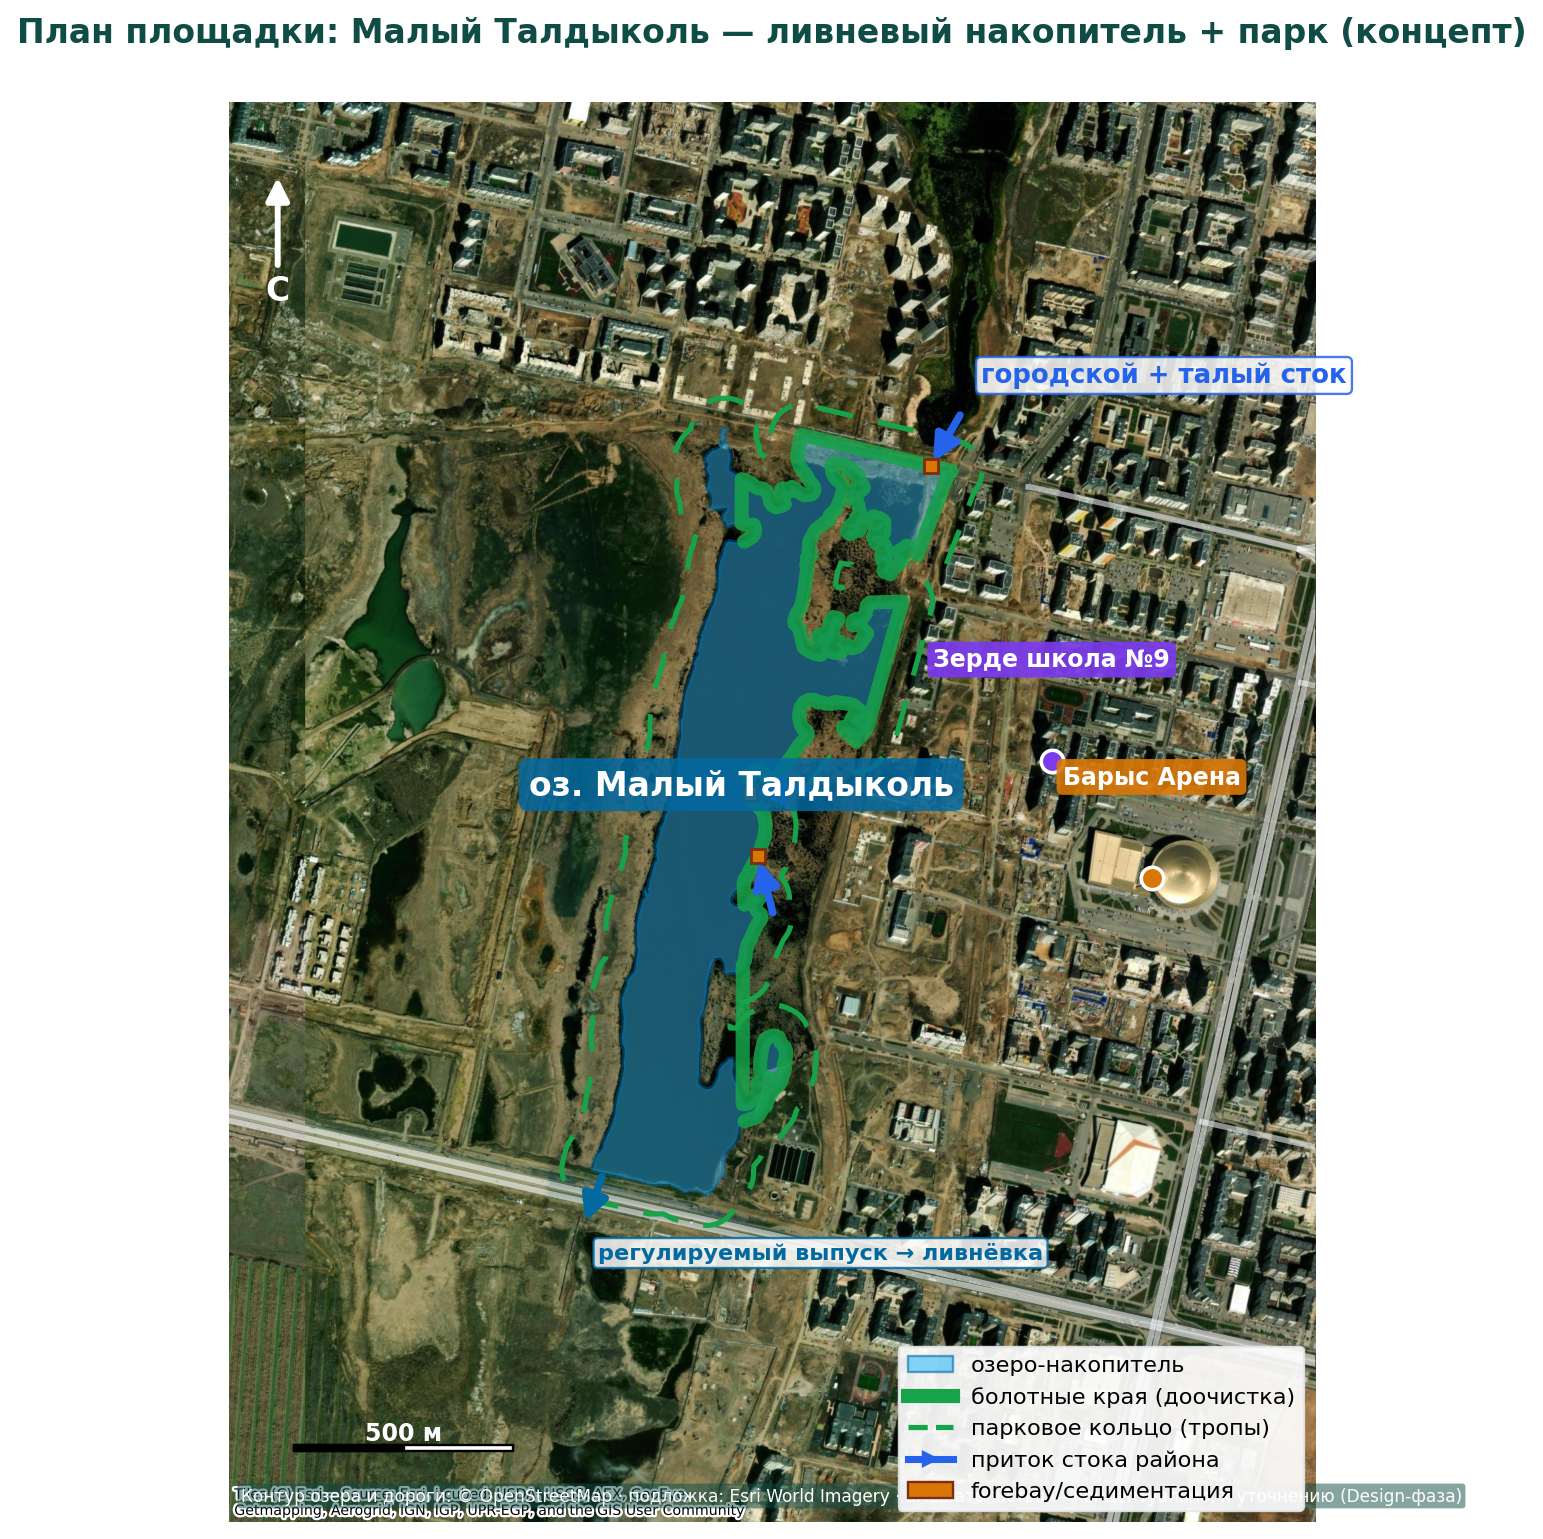

The script that saved this image:
# -*- coding: utf-8 -*-
"""
Геопривязанный план площадки: Малый Талдыколь как ливневый накопитель + парк.
Контур озера и дороги — из OpenStreetMap (osmnx); подложка — спутник (contextily);
вмешательства (приток, forebay, болотные края, парковое кольцо, выпуск) вычисляются
от реальной геометрии озера. Север + масштабная линейка. Иллюстративно-концептуально.

Выход: PDF/SVG/PNG в этой же папке.
"""
import warnings; warnings.filterwarnings("ignore")
import numpy as np
import matplotlib; matplotlib.use("Agg")
import matplotlib.pyplot as plt
from matplotlib.patches import FancyArrow, Rectangle
import geopandas as gpd
from shapely.geometry import Point, LineString, Polygon
import osmnx as ox
import contextily as cx

ox.settings.use_cache = True
ox.settings.log_console = False
plt.rcParams.update({"font.family": "DejaVu Sans"})

CENTER = (51.10922, 71.3948)   # Барыс Арена (lat, lon)
DIST   = 2600                  # радиус запроса OSM, м
TEAL, GREEN, RED, BLUE, PURP, GOLD = "#0f766e", "#16a34a", "#dc2626", "#2563eb", "#7c3aed", "#d97706"

def to3857(lat, lon):
    return gpd.GeoSeries([Point(lon, lat)], crs=4326).to_crs(3857).iloc[0]

# ---------- 1. Озеро из OSM ----------
lake = None
try:
    w = ox.features_from_point(CENTER, tags={"natural": "water"}, dist=DIST).to_crs(3857)
    w = w[w.geom_type.isin(["Polygon", "MultiPolygon"])].copy()
    bx = to3857(*CENTER).x
    # «озеро» = крупнейший водоём западнее Барыс Арены
    w["area"] = w.geometry.area
    west = w[w.geometry.centroid.x < bx]
    cand = (west if len(west) else w).sort_values("area", ascending=False)
    geom = cand.iloc[0].geometry
    lake = max(geom.geoms, key=lambda g: g.area) if geom.geom_type == "MultiPolygon" else geom
    all_water = w
    print(f"OSM: водоёмов {len(w)}, площадь озера {lake.area*np.cos(np.radians(CENTER[0]))**2/1e4:,.1f} га (прибл.)")
except Exception as e:
    print("OSM water failed:", e)

if lake is None:   # запасной приблизительный контур
    approx = Polygon([(71.3855,51.1155),(71.3905,51.1135),(71.3920,51.1090),
                      (71.3905,51.1045),(71.3860,51.1035),(71.3835,51.1080),(71.3840,51.1125)])
    lake = gpd.GeoSeries([approx], crs=4326).to_crs(3857).iloc[0]
    all_water = gpd.GeoDataFrame(geometry=[lake], crs=3857)
    print("Использован запасной контур озера (OSM недоступен)")

C = lake.centroid
minx, miny, maxx, maxy = lake.bounds
coslat = np.cos(np.radians(CENTER[0]))

# ---------- 2. Дороги из OSM ----------
roads = None
try:
    roads = ox.features_from_point(CENTER, tags={"highway": ["primary","secondary","tertiary","trunk"]},
                                   dist=DIST).to_crs(3857)
    roads = roads[roads.geom_type.isin(["LineString","MultiLineString"])]
except Exception as e:
    print("OSM roads failed:", e)

# ---------- 3. Геометрия вмешательств от контура озера ----------
def shore_point(direction_deg):
    """точка берега в заданном направлении от центра озера"""
    a = np.radians(direction_deg)
    d = np.array([np.cos(a), np.sin(a)])
    far = Point(C.x + d[0]*4000, C.y + d[1]*4000)
    ray = LineString([C, far])
    inter = ray.intersection(lake.boundary)
    if inter.is_empty:
        return Point(C.x + d[0]*300, C.y + d[1]*300), d
    pts = list(inter.geoms) if inter.geom_type.startswith("Multi") else [inter]
    pts = [p for p in pts if p.geom_type == "Point"]
    p = max(pts, key=lambda p: p.distance(C)) if pts else Point(C.x+d[0]*300, C.y+d[1]*300)
    return p, d

inflow_dirs = [60, 5, -75]          # СВ (жильё), В (Барыс/школа), Ю (WEST SIDE)
forebays, arrows = [], []
for ang in inflow_dirs:
    sp, d = shore_point(ang)
    start = (sp.x + d[0]*230, sp.y + d[1]*230)
    arrows.append((start, (sp.x, sp.y)))
    forebays.append(sp)

outlet, od = shore_point(-110)       # выпуск на юг
park_ring = lake.buffer(110).boundary
# болотные края: восточная часть берега
ext = lake.exterior if lake.geom_type == "Polygon" else max(lake.geoms, key=lambda g:g.area).exterior
fr = np.array(ext.coords)
east_mask = fr[:,0] > C.x
fringe = fr[east_mask]

# ---------- 4. Рисуем ----------
fig, ax = plt.subplots(figsize=(11, 9))
pad = max(maxx-minx, maxy-miny) * 0.42 + 150
ax.set_xlim(minx - pad, maxx + pad)
ax.set_ylim(miny - pad*0.9, maxy + pad*0.9)
ax.set_aspect("equal")

# дороги
if roads is not None and len(roads):
    roads.plot(ax=ax, color="white", linewidth=2.4, alpha=0.55, zorder=2)

# озеро
gpd.GeoSeries([lake], crs=3857).plot(ax=ax, facecolor="#38bdf8", edgecolor="#0369a1",
                                     linewidth=2, alpha=0.45, zorder=3)
# болотные края
if len(fringe) > 2:
    ax.plot(fringe[:,0], fringe[:,1], color=GREEN, lw=6, alpha=0.85, solid_capstyle="round", zorder=4)
# парковое кольцо
gpd.GeoSeries([park_ring], crs=3857).plot(ax=ax, color=GREEN, linewidth=2.2,
                                          linestyle=(0,(7,5)), zorder=4)
# притоки + forebay
for (s, e) in arrows:
    ax.annotate("", xy=e, xytext=s, zorder=6,
                arrowprops=dict(arrowstyle="-|>", color=BLUE, lw=3.2, mutation_scale=22))
for fb in forebays:
    ax.add_patch(Rectangle((fb.x-26, fb.y-26), 52, 52, facecolor=GOLD, edgecolor="#7c2d12",
                           lw=1.2, zorder=7))
# выпуск
ax.annotate("", xy=(outlet.x+od[0]*210, outlet.y+od[1]*210), xytext=(outlet.x, outlet.y),
            zorder=6, arrowprops=dict(arrowstyle="-|>", color="#0369a1", lw=3.2, mutation_scale=22))

# маркеры объектов
def marker(lat, lon, label, color, dy=40):
    p = to3857(lat, lon)
    ax.scatter([p.x],[p.y], s=90, color=color, edgecolor="white", lw=1.5, zorder=8)
    ax.annotate(label, (p.x, p.y), xytext=(0, dy), textcoords="offset points",
                ha="center", fontsize=10, fontweight="bold", color="white", zorder=9,
                bbox=dict(boxstyle="round,pad=0.25", fc=color, ec="none", alpha=0.9))
marker(51.10922, 71.3948, "Барыс Арена", GOLD)
marker(51.1048, 71.4010, "Астана Арена", GOLD)
# Зерде — между озером и Барыс Ареной
zx = (to3857(51.10922,71.3948).x + (maxx)) / 2
ax.scatter([zx],[C.y+120], s=90, color=PURP, edgecolor="white", lw=1.5, zorder=8)
ax.annotate("Зерде школа №9", (zx, C.y+120), xytext=(0,40), textcoords="offset points",
            ha="center", fontsize=10, fontweight="bold", color="white", zorder=9,
            bbox=dict(boxstyle="round,pad=0.25", fc=PURP, ec="none", alpha=0.92))

# подписи элементов
ax.annotate("оз. Малый Талдыколь", (C.x, C.y), ha="center", fontsize=14, fontweight="bold",
            color="white", zorder=9, bbox=dict(boxstyle="round,pad=0.3", fc="#0369a1", ec="none", alpha=0.85))
mid = arrows[0][0]
ax.annotate("городской + талый сток", mid, xytext=(8,12), textcoords="offset points",
            fontsize=11, fontweight="bold", color=BLUE, zorder=9,
            bbox=dict(boxstyle="round,pad=0.2", fc="white", ec=BLUE, alpha=0.85))
ax.annotate("регулируемый выпуск → ливнёвка", (outlet.x+od[0]*210, outlet.y+od[1]*210),
            xytext=(6,-14), textcoords="offset points", fontsize=9.5, fontweight="bold",
            color="#0369a1", zorder=9, bbox=dict(boxstyle="round,pad=0.2", fc="white", ec="#0369a1", alpha=0.85))

# ---------- 5. Подложка-спутник ----------
try:
    cx.add_basemap(ax, crs="EPSG:3857", source=cx.providers.Esri.WorldImagery, zoom=16, attribution_size=6)
except Exception as e:
    print("basemap failed:", e)
    try: cx.add_basemap(ax, crs="EPSG:3857", source=cx.providers.OpenStreetMap.Mapnik, zoom=15)
    except Exception as e2: print("basemap2 failed:", e2)

# ---------- 6. Север + масштабная линейка ----------
ax.annotate("С", xy=(0.045,0.95), xytext=(0.045,0.86), xycoords="axes fraction",
            ha="center", fontsize=14, fontweight="bold", color="white",
            arrowprops=dict(arrowstyle="-|>", color="white", lw=2.5, mutation_scale=20))
bar_m = 500.0
bar_len = bar_m / coslat                      # коррекция искажения Web Mercator на 51° с.ш.
x0 = minx - pad + (maxx-minx+2*pad)*0.06
y0 = miny - pad*0.9 + (maxy-miny+1.8*pad)*0.05
ax.add_patch(Rectangle((x0, y0), bar_len, 22, facecolor="white", edgecolor="black", lw=1, zorder=10))
ax.add_patch(Rectangle((x0, y0), bar_len/2, 22, facecolor="black", edgecolor="black", lw=1, zorder=10))
ax.text(x0+bar_len/2, y0+40, "500 м", ha="center", fontsize=10, fontweight="bold",
        color="white", zorder=10)

ax.set_axis_off()
ax.set_title("План площадки: Малый Талдыколь — ливневый накопитель + парк (концепт)",
             fontsize=14, fontweight="bold", color="#0f4c45", pad=14)

# легенда
from matplotlib.lines import Line2D
from matplotlib.patches import Patch
leg = [
    Patch(fc="#38bdf8", ec="#0369a1", alpha=0.6, label="озеро-накопитель"),
    Line2D([0],[0], color=GREEN, lw=6, label="болотные края (доочистка)"),
    Line2D([0],[0], color=GREEN, lw=2.2, ls="--", label="парковое кольцо (тропы)"),
    Line2D([0],[0], color=BLUE, lw=3, marker=">", label="приток стока района"),
    Patch(fc=GOLD, ec="#7c2d12", label="forebay/седиментация"),
]
ax.legend(handles=leg, loc="lower right", framealpha=0.92, fontsize=9.5, edgecolor="#e5e7eb")

ax.text(0.011, 0.012, "Контур озера и дороги: © OpenStreetMap · подложка: Esri World Imagery · "
        "вмешательства — концептуально, к уточнению (Design-фаза)",
        transform=ax.transAxes, fontsize=7.2, color="white", va="bottom",
        bbox=dict(boxstyle="round,pad=0.2", fc="#0f4c45", ec="none", alpha=0.5))

fig.tight_layout()
for ext_ in ("pdf", "svg", "png"):
    fig.savefig(f"site_plan_maly_taldykol.{ext_}", dpi=170, bbox_inches="tight")
print("OK: site_plan_maly_taldykol.{pdf,svg,png}")
